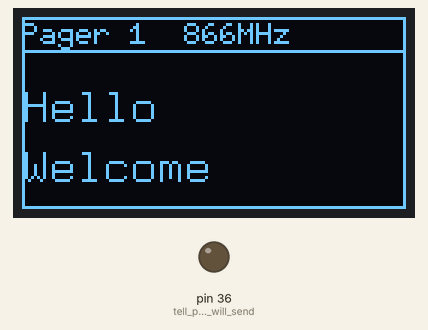
This sketch was run on a simulated Arduino Mega 2560, built with avr-gcc and run on an emulated ATmega2560. On the bench: 128×64 one-colour display, output pins drawn as LEDs (lit = HIGH).

Above: at 0.2 s.

The sketch:

display_frame.ino
```cpp
#include <U8g2lib.h>   // library that knows how to control the OLED screen
#include <Wire.h>      // library needed for I2C communication (how the screen talks to the board)

// this line creates our screen object
// it tells the code which pins the screen is connected to
U8G2_SSD1306_128X64_NONAME_F_HW_I2C u8g2(U8G2_R0, /* reset=*/ 21, /* clock=*/ 18, /* data=*/ 17);

void setup() {

  // the OLED needs power turned on first (this board has a power switch pin)
  pinMode(36, OUTPUT);     // tell pin 36 it will send power ON/OFF signal
  digitalWrite(36, LOW);   // LOW = turn power ON for the screen
  delay(50);               // wait a little bit so the screen is ready

  u8g2.begin();            // start the screen
  u8g2.setContrast(255);   // 255 = brightest the screen can go

  u8g2.clearBuffer();      // clear the "invisible notebook page" (screen not updated yet)

  // ---- top small line (title) ----
  u8g2.setFont(u8g2_font_6x10_tf);         // choose a small font
  u8g2.drawStr(0, 9, "Pager 1  866MHz");   // write text at x=0, y=9 (near top)

  u8g2.drawHLine(0, 11, 128);              // draw a line under the title

  // ---- big words ----
  u8g2.setFont(u8g2_font_9x18_tf);   // choose a bigger font
  u8g2.drawStr(0, 35, "Hello");      // write "Hello"
  u8g2.drawStr(0, 55, "Welcome");    // write "Welcome" below it

  u8g2.drawFrame(0, 0, 128, 64);     // draw a box border around the whole screen

  u8g2.sendBuffer();   // now actually show everything on the real screen
}

void loop() {
  // nothing here, screen stays the same forever
}
```
